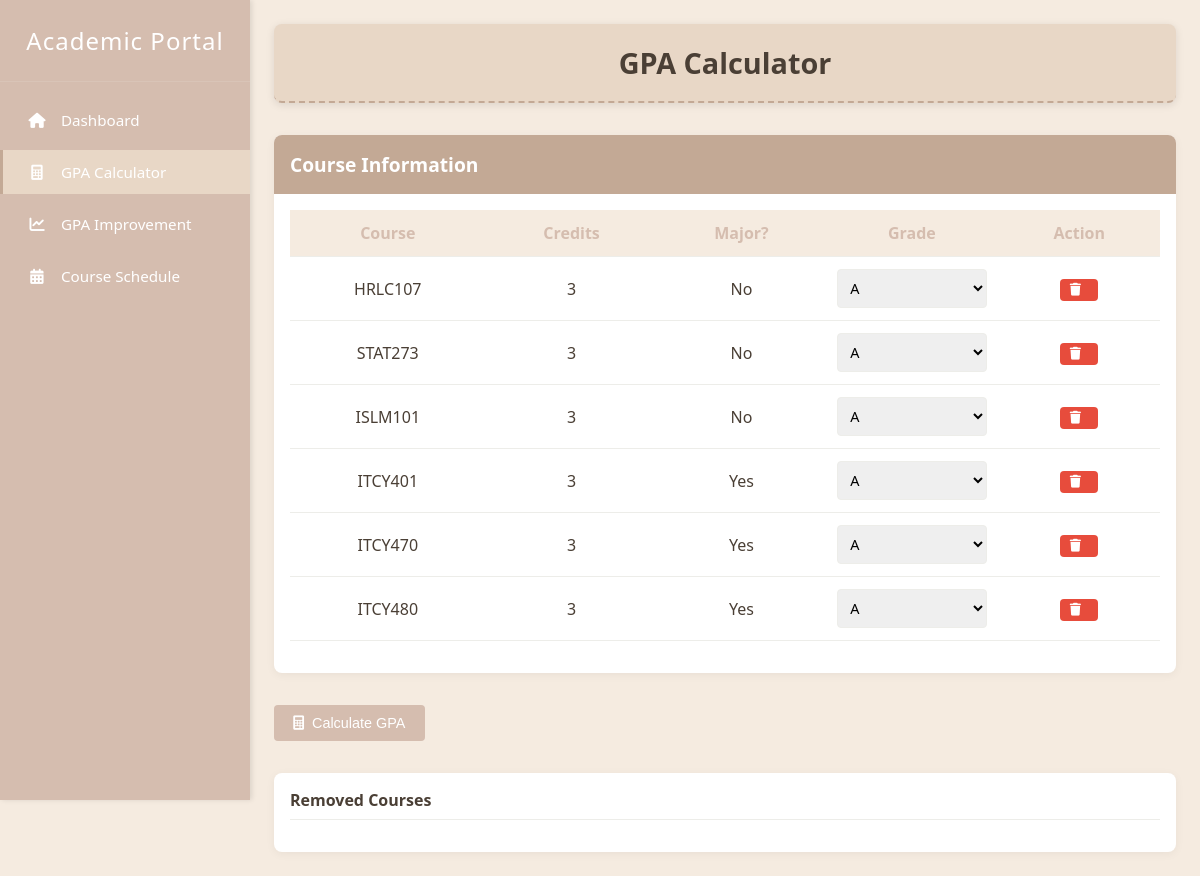
/gpa_calculator/ (signed in), run on the app's committed database.
### Project/models.py (models this page shows)
class Enrollment(models.Model):
    enrollment_id = models.AutoField(primary_key=True)
    student = models.ForeignKey(Student, on_delete=models.CASCADE)
    course_id = models.CharField(max_length=100)
    Credits = models.IntegerField(default=3)
    section = models.CharField(max_length=10, default='01')
    is_major_course = models.BooleanField(default=False)
    semester = models.CharField(max_length=50)
    attempt = models.IntegerField(default=0)
    class Meta:
        db_table = 'Enrollment'

### Project/views.py (the view, shortened to what this page needs)
# urls.py: path('gpa_calculator/', views.gpa_calculator_page, name='gpa_calculator'),
def gpa_calculator_page(request):
    student_id = request.session.get('student_id')
    if not student_id:
        return redirect('login')
    student = Student.objects.get(student_id=student_id)
    enrollments = Enrollment.objects.filter(student=student)
    student_courses = StudentCourse.objects.filter(student=student)
    grade_options = list(GRADE_MAP.keys())
    sgpa = cgpa = mgpa = None
    return render(request, 'Project/gpa_calculator.html', {
        'student': student,
        'enrollments': enrollments,
        'grade_options': grade_options,
    })

### Project/templates/Project/gpa_calculator.html (shortened to what this page needs)
<!DOCTYPE html>
<html lang="en">
  {% load static %}
<head>
  <link rel="stylesheet" href="https://cdnjs.cloudflare.com/ajax/libs/font-awesome/6.0.0/css/all.min.css">
</head>
<body>
  <div class="sidebar" id="sidebar">
    <div class="sidebar-header">
      <h2>Academic Portal</h2>
    </div>
    <ul class="sidebar-menu">
      <li><a href="{% url 'home' %}"><i class="fas fa-home"></i> Dashboard</a></li>
      <li><a href="{% url 'gpa_calculator' %}" class="active"><i class="fas fa-calculator"></i> GPA Calculator</a></li>
      <li><a href="{% url 'gpa_improvement' %}"><i class="fas fa-chart-line"></i> GPA Improvement</a></li>
      <li><a href="{% url 'schedule_suggestions' %}"><i class="fas fa-calendar-alt"></i> Course Schedule</a></li>
    </ul>
  </div>
  <div class="content-wrapper">
    <h1 class="page-title">GPA Calculator</h1>
    <form method="post">
      <div class="card">
        <div class="card-header" style="background-color: var(--secondary);">
          <h3>Course Information</h3>
        </div>
        <div class="card-body">
          <table id="course-table">
            <thead>
              <tr>
                <th>Course</th>
                <th>Credits</th>
                <th>Major?</th>
                <th>Grade</th>
                <th>Action</th>
              </tr>
            </thead>
            <tbody id="course-body">
              {% for enrollment in enrollments %}
              <tr class="course-row">
                <td>
                  {{ enrollment.course_id }}
                </td>
                <td>
                  {{ enrollment.Credits }}
                </td>
                <td>
                  {% if enrollment.is_major_course %}Yes{% else %}No{% endif %}
                </td>
                <td>
                  <select name="grade" class="grade-select">
                    {% for g in grade_options %}
                      <option value="{{ g }}">{{ g }}</option>
                    {% endfor %}
                  </select>
                </td>
                <td>
                  <button type="button" class="btn btn-danger btn-sm remove-btn">
                    <i class="fas fa-trash"></i>
                  </button>
                </td>
              </tr>
              {% endfor %}
            </tbody>
          </table>
        </div>
      </div>
      <div class="actions-container">
        <button type="submit" class="btn btn-primary">
          <i class="fas fa-calculator"></i> Calculate GPA
        </button>
      </div>
    </form>
    <div class="removed-courses">
      <h4>Removed Courses</h4>
    </div>
  </div>
</body>
</html>

### Project/templates/Project/gpa_calculator.html (style rules this page uses)
:root { --primary: #d5bdaf; --primary-light: #e8d7c6; --secondary: #c3a995; --light: #f5ebe0; --accent: #c3a995; --dark: #4a3f35; --light-gray: #edede9; --white: #ffffff; --danger: #e74c3c; --success: #2ecc71; }
* { margin: 0; padding: 0; box-sizing: border-box; }
body { font-family: 'Segoe UI', Tahoma, Geneva, Verdana, sans-serif; background: var(--light); margin: 0; color: var(--dark); display: flex; min-height: 100vh; }
.sidebar { width: 250px; background: var(--primary); color: var(--white); box-shadow: 2px 0 5px rgba(0,0,0,0.1); height: 100vh; position: fixed; top: 0; left: 0; z-index: 10; transition: all 0.3s ease; }
.sidebar-header { padding: 1.5rem; text-align: center; border-bottom: 1px solid rgba(255,255,255,0.1); }
.sidebar-header h2 { margin: 0; font-weight: 300; letter-spacing: 1px; color: var(--white); }
.sidebar-menu { list-style: none; padding: 1rem 0; }
.sidebar-menu li { margin-bottom: 0.5rem; }
.sidebar-menu a { display: block; padding: 0.75rem 1.5rem; color: var(--white); text-decoration: none; transition: all 0.3s; border-left: 3px solid transparent; font-size: 0.95rem; }
.sidebar-menu a:hover, .sidebar-menu a.active { background: var(--primary-light); border-left-color: var(--accent); }
.sidebar-menu a i { margin-right: 10px; width: 20px; text-align: center; }
.content-wrapper { flex: 1; margin-left: 250px; padding: 1.5rem; transition: all 0.3s ease; background: var(--light); }
.page-title { text-align: center; font-size: 1.8rem; font-weight: 600; color: var(--dark); background-color: var(--primary-light); padding: 1.2rem; margin-bottom: 2rem; border-radius: 8px; box-shadow: 0 2px 8px rgba(0,0,0,0.1); border-bottom: 2px dashed var(--secondary); }
.card { background: var(--white); border-radius: 8px; box-shadow: 0 2px 10px rgba(0,0,0,0.05); margin-bottom: 2rem; overflow: hidden; }
.card-header { padding: 1rem; background: var(--primary); color: var(--white); display: flex; justify-content: space-between; align-items: center; }
.card-header h3 { margin: 0; font-size: 1.2rem; }
.card-body { padding: 1rem; }
table { width: 100%; border-collapse: collapse; margin-bottom: 1rem; }
th, td { padding: 0.75rem; text-align: center; border-bottom: 1px solid var(--light-gray); }
th { background-color: var(--light); font-weight: 600; color: var(--primary); }
select, input { padding: 0.5rem; width: 100%; border: 1px solid var(--light-gray); border-radius: 4px; font-family: inherit; font-size: 0.9rem; transition: border-color 0.3s; }
.btn { padding: 0.6rem 1.2rem; border-radius: 4px; font-weight: 500; font-size: 0.9rem; cursor: pointer; transition: all 0.3s; border: none; display: inline-flex; align-items: center; justify-content: center; }
.btn i { margin-right: 0.5rem; }
.btn-primary { background: var(--primary); color: var(--white); }
.btn-danger { background: var(--danger); color: var(--white); }
.btn-sm { padding: 0.3rem 0.6rem; font-size: 0.8rem; }
.actions-container { margin-top: 1rem; display: flex; justify-content: space-between; align-items: center; }
.removed-courses { margin-top: 2rem; background: var(--white); border-radius: 8px; padding: 1rem; box-shadow: 0 2px 10px rgba(0,0,0,0.05); }
.removed-courses h4 { margin-bottom: 1rem; color: var(--dark); padding-bottom: 0.5rem; border-bottom: 1px solid var(--light-gray); }

### data on the page
Enrollment: course_id "HRLC107", Credits "3", is_major_course "No"
Enrollment: course_id "STAT273", Credits "3", is_major_course "No"
Enrollment: course_id "ISLM101", Credits "3", is_major_course "No"
Enrollment: course_id "ITCY401", Credits "3", is_major_course "Yes"
Enrollment: course_id "ITCY470", Credits "3", is_major_course "Yes"
Enrollment: course_id "ITCY480", Credits "3", is_major_course "Yes"

### other printed values
form field grade "A"
